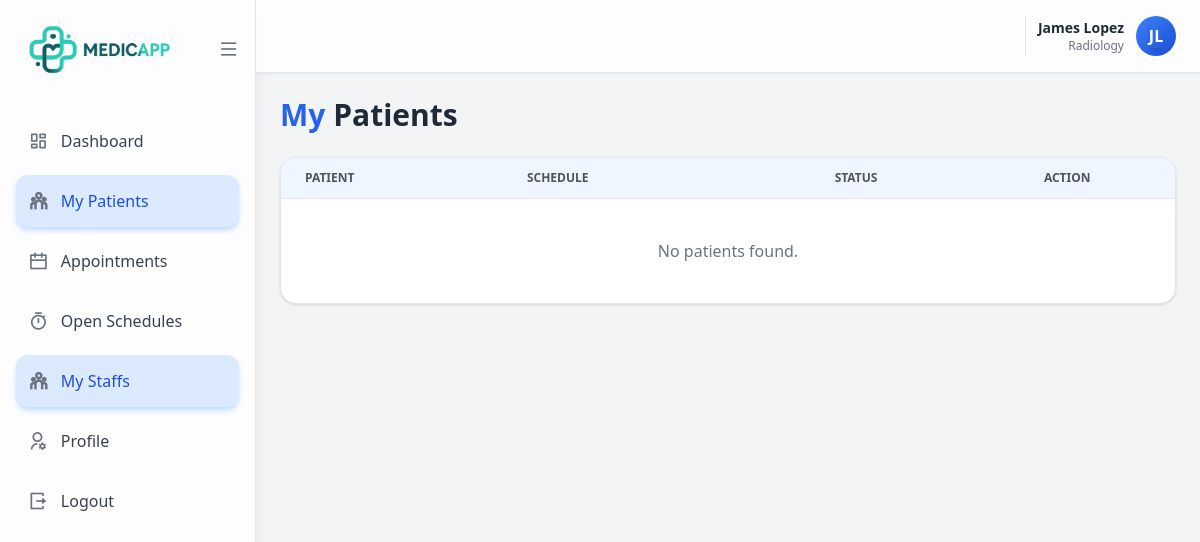
The page /doctor/patients (signed in) on the database its author committed.
### app/models/doctor.py (models this page shows)
class Doctor(db.Model):
    __tablename__ = "doctor"
    doctor_id: Mapped[int] = mapped_column(Integer, primary_key=True, autoincrement=True)
    account_id: Mapped[int] = mapped_column(ForeignKey("account.account_id"), unique=True)
    firstname: Mapped[str] = mapped_column(String(50), nullable=False)
    middlename: Mapped[str] = mapped_column(String(50), nullable=True)
    lastname: Mapped[str] = mapped_column(String(50), nullable=False)
    age: Mapped[int] = mapped_column(Integer, nullable=False)
    bloodtype: Mapped[str] = mapped_column(String(10), nullable=True)
    height: Mapped[str] = mapped_column(String(10), nullable=True)
    weight: Mapped[str] = mapped_column(String(10), nullable=True)
    specialization: Mapped[str] = mapped_column(String(100), nullable=True)
    gender: Mapped[str] = mapped_column(String(10), nullable=False)
    dob: Mapped[str] = mapped_column(String(10), nullable=False)
    pob: Mapped[str] = mapped_column(String(100), nullable=False)
    civilstatus: Mapped[str] = mapped_column(String(20), nullable=False)
    degree: Mapped[str] = mapped_column(String(100), nullable=False)
    nationality: Mapped[str] = mapped_column(String(100), nullable=False)
    religion: Mapped[str] = mapped_column(String(100), nullable=False)
    phone: Mapped[str] = mapped_column(String(20), nullable=False)
    email: Mapped[str] = mapped_column(String(100), nullable=False)
    profile_image: Mapped[str | None] = mapped_column(String(255), nullable=True)
    status: Mapped[str] = mapped_column(String(50), nullable=False, default='active')
    created_at: Mapped[datetime] = mapped_column(DateTime, default=datetime.utcnow, nullable=False)
    account: Mapped["Account"] = relationship(back_populates="doctor")
    appointments: Mapped[list["Appointment"]] = relationship(back_populates="doctor")
    records: Mapped[list["MedicalRecord"]] = relationship(back_populates="doctor")
    doctor_schedule: Mapped["Doctor_Schedule"] = relationship(back_populates="doctor")
    secretary: Mapped["Doctor_Secretary"] = relationship(back_populates="doctor")

### app/routes/doctor/patients.py (the view, shortened to what this page needs)
@doctor_bp.route('/patients')
@login_required
def doctor_patients():
    if current_user.role != "doctor":
        return redirect (url_for('misc.forbidden'))
    doctor = None
    if current_user.role == "doctor":
        doctor = Doctor.query.filter_by(account_id=current_user.account_id).first()
    elif current_user.role == "secretary":
        secretary = Doctor_Secretary.query.filter_by(account_id=current_user.account_id).first()
        if not secretary:
            abort(403)
        doctor = secretary.doctor
    latest_subquery = (
        db.session.query(
            Appointment.patient_id,
            func.max(Appointment.appointment_id).label("latest_id")
        )
        .filter(Appointment.doctor_id == doctor.doctor_id)
        .group_by(Appointment.patient_id)
        .subquery()
    )
    records = (
        db.session.query(Patient, Appointment)
        .join(Appointment, Appointment.patient_id == Patient.patient_id)
        .join(
            latest_subquery,
            Appointment.appointment_id == latest_subquery.c.latest_id
        )
        .all()
    )
    patient_list = []
    return render_template(
        "doctor/doctor_patients.html",
        doctor=doctor,
        patients=patient_list
    )

### app/models/account.py (called while the page is built)
    @property
    def is_authenticated(self):
        return True

### app/routes/auth/login.py (called while the page is built)
@login_manager.user_loader
def load_user(account_id):
    return Account.query.get(int(account_id))

### app/templates/doctor/doctor_patients.html (shortened to what this page needs)
{% extends 'base/layout.html' %}
{% block content %}
<div class="w-full flex bg-gray-100">
    {% include 'doctor/doctor_sidebar.html' %}
    <div class="flex-1 flex flex-col">
        <header class="bg-white/80 backdrop-blur-md border-b border-gray-200 sticky top-0 z-40 shadow-sm">
            <div class="flex items-center justify-between px-6 py-4">
                <div class="flex items-center gap-4">
                    <button class="relative p-2 rounded-lg text-gray-600 hover:bg-gray-100 transition">
                    </button>
                    <div class="flex items-center gap-3 pl-3 border-l border-gray-200">
                        <div class="hidden sm:block text-right">
                            <p class="text-sm font-semibold text-gray-800">{{ doctor.firstname }} {{ doctor.lastname }}</p>
                            <p class="text-xs text-gray-500 capitalize">{{ doctor.specialization }}</p>
                        </div>
                        <a href="{{ url_for('doctor.doctor_profile', doctor_id=doctor.doctor_id) }}"
                            class="w-10 h-10 rounded-full bg-gradient-to-br from-blue-500 to-blue-700 flex items-center justify-center overflow-hidden">
                            {% if doctor.profile_image %}
                            <img src="{{ url_for('static', filename='/' ~ doctor.profile_image) }}"
                                alt="Dr. {{ doctor.firstname }} {{ doctor.lastname }}"
                                class="w-full h-full object-cover rounded-full">
                            {% else %}
                            <div class="text-white grid place-items-center font-semibold shadow-md group-hover:shadow-lg transition">
                                {{ doctor.firstname[0] }}{{ doctor.lastname[0] }}
                            </div>
                            {% endif %}
                        </a>
                    </div>
                </div>
            </div>
        </header>
        <div class="p-6">
            <h1 class="text-3xl font-bold text-gray-800 mb-6">
                <span class="text-blue-600">My</span> Patients
            </h1>
            <div class="bg-white rounded-2xl shadow border overflow-hidden">
                <table class="min-w-full divide-y divide-gray-200">
                    <thead class="bg-blue-50">
                        <tr>
                            <th class="px-6 py-3 text-xs font-semibold text-gray-600 uppercase text-left">
                                Patient
                            </th>
                            <th class="px-6 py-3 text-xs font-semibold text-gray-600 uppercase text-left">
                                Schedule
                            </th>
                            <th class="px-6 py-3 text-xs font-semibold text-gray-600 uppercase text-center">
                                Status
                            </th>
                            <th class="px-6 py-3 text-xs font-semibold text-gray-600 uppercase text-center">
                                Action
                            </th>
                        </tr>
                    </thead>
                    <tbody class="divide-y divide-gray-100">
                        {% for p in patients %}
                        <tr class="hover:bg-blue-50 transition">
                            <td class="px-6 py-4 text-sm font-medium text-gray-800 uppercase">
                                {{ p.firstname }}
                                {{ p.lastname }}
                            </td>
                            <td class="px-6 py-4 text-sm text-gray-700">
                                {{ p.appointment.appointment_date }}
                                <span class="text-gray-400">•</span>
                                {{ p.appointment.appointment_time }}
                            </td>
                            <td class="px-6 py-4 text-center">
                                {% if p.appointment.status == 'Pending' %}
                                    <span class="px-3 py-1 rounded-full text-xs font-medium
                                                 bg-yellow-100 text-yellow-700">
                                        Pending
                                    </span>
                                {% elif p.appointment.status == 'Accepted' %}
                                    <span class="px-3 py-1 rounded-full text-xs font-medium
                                                 bg-blue-100 text-blue-700">
                                        Accepted
                                    </span>
                                {% elif p.appointment.status == 'Done' %}
                                    <span class="px-3 py-1 rounded-full text-xs font-medium
                                                 bg-green-100 text-green-700">
                                        Done
                                    </span>
                                {% else %}
                                    <span class="px-3 py-1 rounded-full text-xs font-medium
                                                 bg-gray-100 text-gray-600">
                                        {{ p.appointment.status }}
                                    </span>
                                {% endif %}
                            </td>
                            <td class="px-6 py-4 text-center">
                                <div class="flex justify-center items-center gap-3">
                                    <a href="{{ url_for('doctor.view_appointments') }}?patient={{ p.firstname }} {{ p.lastname }}"
                                        class="text-blue-600 hover:text-blue-800 transition"
                                        title="View Appointments">
                                        <i class="fas fa-eye text-lg"></i>
                                    </a>
                                    {% if p.appointment.status == 'Done' %}
                                    <button onclick="openPaymentModal({{ p.appointment.appointment_id }},
                                            '{{ p.appointment.firstname }} {{ p.appointment.lastname }}',
                                            'P-00{{ p.appointment.patient_id }}',
                                            '{{ p.appointment.appointment_time }}');"
                                        title="Process Payment">
                                        <i class="fas fa-credit-card text-lg"></i>
                                    </button>
                                    {% endif %}
                                    <a href="{{ url_for('patient.viewProfile',
                                                patient_id=p.appointment.patient_id) }}"
                                        class="text-purple-600 hover:text-purple-800 transition"
                                        title="View Medical Records"
                                        target="_blank"
                                    >
                                        <i class="fas fa-file-medical text-lg"></i>
                                    </a>
                                </div>
                            </td>
                        </tr>
                        {% else %}
                        <tr>
                            <td colspan="4" class="px-6 py-10 text-center text-gray-500">
                                No patients found.
                            </td>
                        </tr>
                        {% endfor %}
                    </tbody>
                </table>
            </div>
        </div>
    </div>
</div>
{% endblock %}

### rows shown on the page
Doctor: firstname "James", lastname "Lopez", specialization "Radiology", firstname "J", lastname "L"
